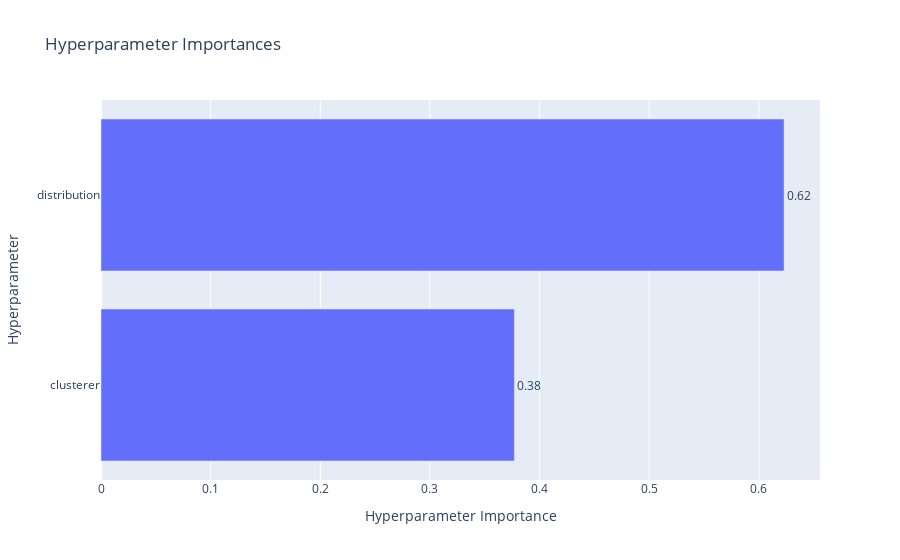

The code cell stored with this chart in its notebook:
### Markdown cell above
Plot hyperparameter importances based on the Optuna attempts.

### Code cell
plot_param_importances(study_glm)

### Figure 1 — Plotly figure (JSON) as saved in the notebook; plotly's stock layout.template omitted (floating-point values rounded to 4 significant figures)
{"data": [{"cliponaxis": false, "hovertemplate": ["clusterer (CategoricalDistribution): 0.3770491803278688<extra></extra>", "distribution (CategoricalDistribution): 0.6229508196721312<extra></extra>"], "name": "Objective Value", "orientation": "h", "text": ["0.38", "0.62"], "textposition": "outside", "type": "bar", "x": [0.377, 0.623], "y": ["clusterer", "distribution"]}], "layout": {"title": {"text": "Hyperparameter Importances"}, "xaxis": {"title": {"text": "Hyperparameter Importance"}}, "yaxis": {"title": {"text": "Hyperparameter"}}}}
